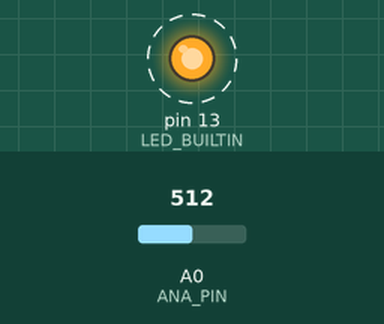
Bench run of a sketch on a simulated Arduino Uno, built with avr-gcc and run on an emulated ATmega328P. On the bench: output pins drawn as LEDs (lit = HIGH). Dashed ring = blinking. The test bench sets the inputs (shaded band); at power-on: A0 (ANA_PIN) = 512. What the sketch prints to the serial monitor is not drawn.

Above: at 0.02 s.
Timing chart, 0 to 3.0 s (numbered marks = the images above):
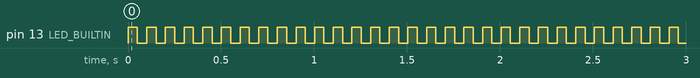

The sketch:

arduino.ino
```cpp
#include <Wire.h>

// Definicao dos pinos de leds e endereco do I2C
#define ANA_PIN A0
#define I2C_ADDR 0x8

int value;

// Recepcao de comando de I2C
void request_event(){
  Wire.write(highByte(value));
  Wire.write(lowByte(value));
}

void setup() {
  // Configuracao de recepcao do I2C
  Serial.begin(9600);
  Wire.begin(I2C_ADDR);
  Wire.onRequest(request_event);
  //Configuracao dos pinos de LED
  pinMode(ANA_PIN, INPUT);
  pinMode(LED_BUILTIN, OUTPUT);
}

void loop() {
  value = analogRead(ANA_PIN);
  Serial.println(value);
  digitalWrite(LED_BUILTIN, HIGH);
  delay(50);
  digitalWrite(LED_BUILTIN, LOW);
  delay(50);
}
```

Measured:
- by itself, pin 13 (LED_BUILTIN): alternates HIGH for 0.05 s and LOW for 0.05 s
